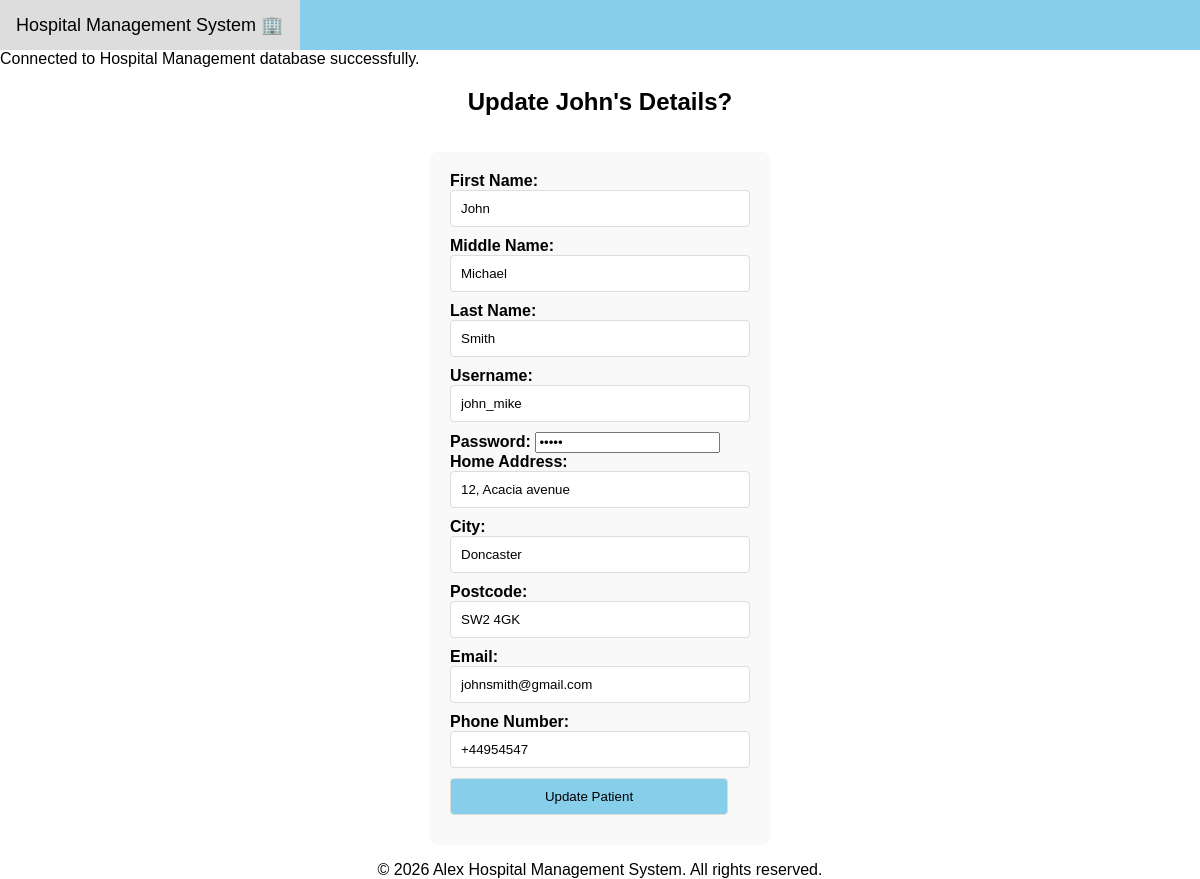
Page /updatePatient.php?id=211 on the committed database.
### tables this page shows
CREATE TABLE PATIENT 
( 
patientID INTEGER PRIMARY KEY, 
firstName TEXT NOT NULL, 
middleName TEXT, 
lastName TEXT NOT NULL, 
userType TEXT NOT NULL,
username TEXT NOT NULL UNIQUE,
password TEXT NOT NULL,
homeAddress TEXT NOT NULL,
city TEXT NOT NULL, 
postcode TEXT NOT NULL, 
email TEXT NOT NULL UNIQUE, 
phoneNumber TEXT NOT NULL UNIQUE 
);

### functions.php (called while the page is built, shortened)
<?php
function viewPATIENT($patient_id) :array
{
    $db = db_connect();
    $query = "SELECT * FROM PATIENT WHERE patientID = $patient_id ORDER BY patientID";
    $result = $db->query($query);
    $patient_detail = [];
    while ($row = $result->fetchArray(SQLITE3_ASSOC)) {
        $patient_detail[] = $row;
    }
    return $patient_detail;
}
?>

### updatePatient.php (the view, shortened to what this page needs)
<!DOCTYPE html>
<html lang="en">
<head>
  <link rel="stylesheet" href="style.css" />
</head>
<body>
  <?php include("NavBar.php"); require_once("functions.php"); ?>
  <?php
  $id = $_GET['id'];
  $patient = viewPatient($id);
  ?>
  <div>
    <h2 class="centered-header">Update <?php echo $patient[0]['firstName']; ?>'s Details?</h2>
  </div>
  <div class="main">
    <form method="post">
      <label for="firstName">First Name:</label>
      <input type="text" name="firstName" value="<?php echo $patient[0]['firstName']; ?>">
      <label for="middleName">Middle Name:</label>
      <input type="text" name="middleName" value="<?php echo $patient[0]['middleName']; ?>">
      <label for="lastName">Last Name:</label>
      <input type="text" name="lastName" value="<?php echo $patient[0]['lastName']; ?>">
      <label for="username">Username:</label>
      <input type="text" name="username" value="<?php echo $patient[0]['username']; ?>">
      <label for="password">Password:</label>
      <input type="password" name="password" value="<?php echo $patient[0]['password']; ?>">
      <label for="homeAddress">Home Address:</label>
      <input type="text" name="homeAddress" value="<?php echo $patient[0]['homeAddress']; ?>">
      <label for="city">City:</label>
      <input type="text" name="city" value="<?php echo $patient[0]['city']; ?>">
      <label for="postcode">Postcode:</label>
      <input type="text" name="postcode" value="<?php echo $patient[0]['postcode']; ?>">
      <label for="email">Email:</label>
      <input type="email" name="email" value="<?php echo $patient[0]['email']; ?>">
      <label for="phoneNumber">Phone Number:</label>
      <input type="text" name="phoneNumber" value="<?php echo $patient[0]['phoneNumber']; ?>">
      <input type="submit" name="updatePatient" value="Update Patient">
    </form>
  </div>
  <footer>
    <div class="firstfooter" style="text-align: center;">
      &copy; 2026 Alex Hospital Management System. All rights reserved.
    </div>
  </footer>
</body>
</html>

### style.css (style rules this page uses)
body { font-family: Arial, sans-serif; display: flex; flex-direction: column; min-height: 100vh; margin: 0; }
.centered-header { text-align: center; }
.main { flex: 1; padding: 1rem; }
form { width: 300px; margin: 0 auto; padding: 20px; background: #f9f9f9; border-radius: 8px; max-width: 500px; }
input[type="text"], input[type="number"], input[type="date"], input[type="email"], input[type="submit"], select { width: calc(100% - 22px); padding: 10px; margin-bottom: 10px; border: 1px solid #ddd; border-radius: 4px; }
input[type="submit"] { background-color: skyblue; color: black; cursor: pointer; }
label { font-weight: bold; }
h2 { text-align: center; }

### rows in the picture
patient: firstName "John", middleName "Michael", lastName "Smith", username "john_mike", homeAddress "12, Acacia avenue", city "Doncaster", postcode "SW2 4GK", email "johnsmith@gmail.com", phoneNumber "+44954547"
